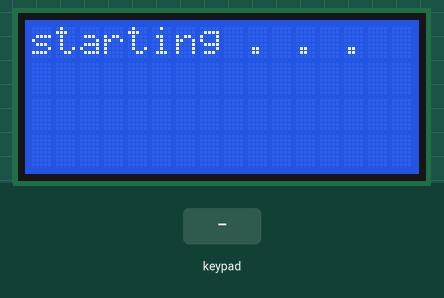
A sketch run on a simulated Arduino Uno, built with avr-gcc and run on an emulated ATmega328P. Shown: 16×4 character LCD. Inputs (shaded band) come from the test bench. What the sketch prints to the serial monitor is not drawn.

Above: at 0.1 s.
2.3 s: keypad keys 2 3 4 5 * pressed 0.4 s apart
At 5.1 s:
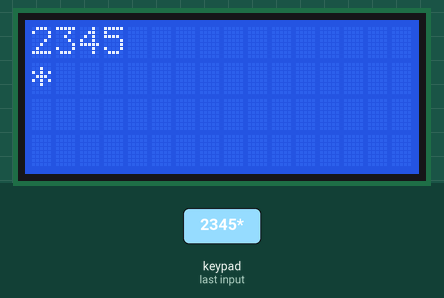
5.8 s: key '=' pressed
At 7.0 s:
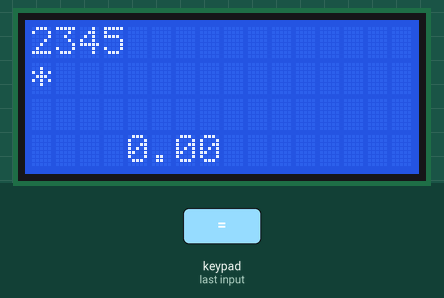
7.3 s: key '+' pressed
8.8 s: keypad keys 2 3 4 5 = pressed 0.4 s apart
At 10.9 s:
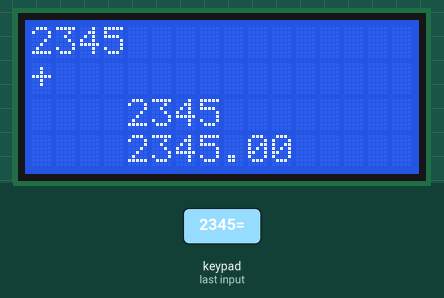
12.3 s: key '/' pressed
At 12.8 s:
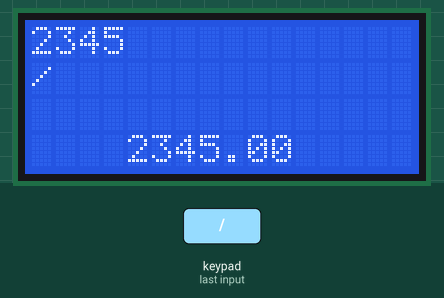
13.8 s: key '=' pressed
At 15.1 s:
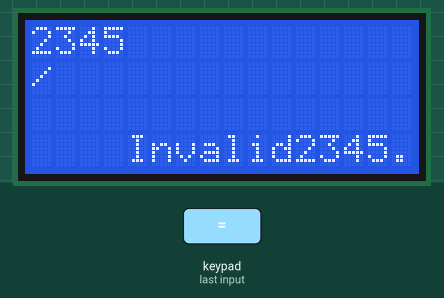
Timing chart, 0 to 16.3 s (numbered marks = the images above; inputs shaded):
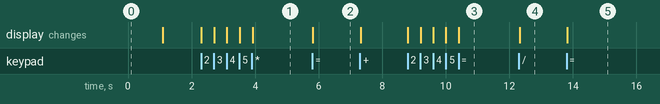

The sketch:

CodeforLCD16x4.ino
```cpp
/*
 || @version 1.0
 || @author Andrew Mascolo
 || @date May 15, 2013
 ||
 || @description
 || Simple use of keypad and LCD
*/

#include <Keypad.h>
#include <Wire.h>
#include <LiquidCrystal_I2C.h>

LiquidCrystal_I2C lcd(0x27,16,4);

long first = 0;
long second = 0;
double total = 0;

char customKey;
const byte ROWS = 4;
const byte COLS = 4;

char keys[ROWS][COLS] = {
  {'1','2','3','+'},
  {'4','5','6','-'},
  {'7','8','9','*'},
  {'C','0','=','/'}
};
byte rowPins[ROWS] = {2,3,4,5}; //connect to the row pinouts of the keypad
byte colPins[COLS] = {6,7,8,9}; //connect to the column pinouts of the keypad

//initialize an instance of class NewKeypad
Keypad customKeypad = Keypad( makeKeymap(keys), rowPins, colPins, ROWS, COLS);

void setup()
{
  lcd.begin(); // initialize the lcd
  lcd.backlight();
  Serial.begin(9600);
  lcd.clear();
  lcd.print("starting . . .  ");
  delay(1000);
  lcd.clear();
}

void loop()
{

  customKey = customKeypad.getKey();
  Serial.print(customKey);

  if(customKey == '0' || customKey == '1' || customKey == '2' || customKey == '3' || customKey ==  '4' || customKey ==  '5' || customKey ==  '6' || customKey ==  '7' || customKey == '8' || customKey == '9' )
  {
    lcd.setCursor(0,0);

    first = first * 10 + (customKey - '0');
  //  Serial.print(first);
    lcd.print(first);

  }else if(customKey == '+')
  {
    lcd.setCursor(0,2);
    lcd.print("                ");  // 16 spaces will clear the space
    if(total != 0)
    {
      first = total;
    }
    lcd.setCursor(0,1);
    Serial.println(first);
    lcd.print("+");

    second = SecondNumber(); // get the collected the second number
    total = first + second;
    lcd.setCursor(0,3);
    lcd.print(total);
    first = 0, second = 0; // reset values back to zero for next use

  }else if(customKey == '-')
  {

    lcd.setCursor(0,2);
    lcd.print("                ");  // 16 spaces will clear the space
    first = (total != 0 ? total : first);
    lcd.setCursor(0,1);
    lcd.print("-");
    second = SecondNumber();
    total = first - second;
    lcd.setCursor(0,3);
    lcd.print(total);
    first = 0, second = 0;
  }else if( customKey == '*')
  {

    lcd.setCursor(0,2);
    lcd.print("                ");  // 16 spaces will clear the space
    first = (total != 0 ? total : first);
    lcd.setCursor(0,1);
    lcd.print("*");
    second = SecondNumber();
    total = first * second;
    lcd.setCursor(0,3);
    lcd.print(total);
    first = 0, second = 0;
  }else if(customKey == '/')
  {

    lcd.setCursor(0,2);
    lcd.print("                ");  // 16 spaces will clear the space
    first = (total != 0 ? total : first);
    lcd.setCursor(0,1);
    lcd.print("/");
    second = SecondNumber();
    lcd.setCursor(0,3);

    second == 0 ? lcd.print("Invalid") : total = (float)first / (float)second;

    lcd.print(total);
    first = 0, second = 0;
  }else if(customKey == 'C')
  {
    total = 0;
    lcd.clear();
    first = second = 0;
  }
}

long SecondNumber()
{
  while( 1 )
  {
    customKey = customKeypad.getKey();
    if(customKey >= '0' && customKey <= '9')
    {
      second = second * 10 + (customKey - '0');
      lcd.setCursor(0,2);
      lcd.print(second);
    }

    if(customKey == '=') break;  //return second;
  }
 return second;
}
```

Measured:
- after the input at 2.3 s, the display: first changes at once (image 1 shows a later state)
- after the input at 5.8 s, the display: changes at once (image 2)
- after the input at 8.8 s, the display: first changes at once (image 3 shows a later state)
- after the input at 12.3 s, the display: changes at once (image 4)
- after the input at 13.8 s, the display: changes at once (image 5)
